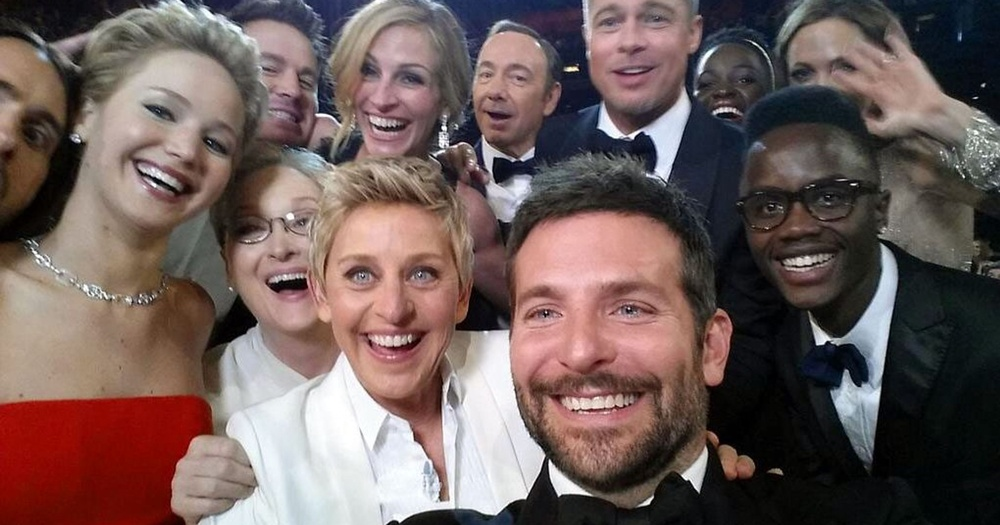
#> input picture X-face/people.jpg, 1000 x 525 px, shrunk from 3200 x 1680 before the run
$ jupyter execute face_detection.ipynb
#> lines starting #> are read from the running program, lines starting #| are printed output that depends on the picture; after the words box and inside, x2 and y2 are one past the last pixel; in counts of white or black regions, pixels touching at a corner belong together
# Testing face detection

using multiple cascade models

[cell 1]
from matplotlib import pyplot as plt
import numpy as np
import cv2

print("opencv-",cv2.__version__)

faceImg = cv2.imread('people.jpg')
#> faceImg is the input picture: shape (525, 1000, 3); mean B, G, R 90.2, 93, 111
plt.imshow(cv2.cvtColor(faceImg, cv2.COLOR_BGR2RGB))
plt.title('people')
plt.show()

[cell 2]
face_cascade = cv2.CascadeClassifier('haarcascades/haarcascade_frontalface_default.xml')
eye_cascade = cv2.CascadeClassifier('haarcascades/haarcascade_eye.xml')

faceGray = cv2.cvtColor(faceImg, cv2.COLOR_BGR2GRAY)
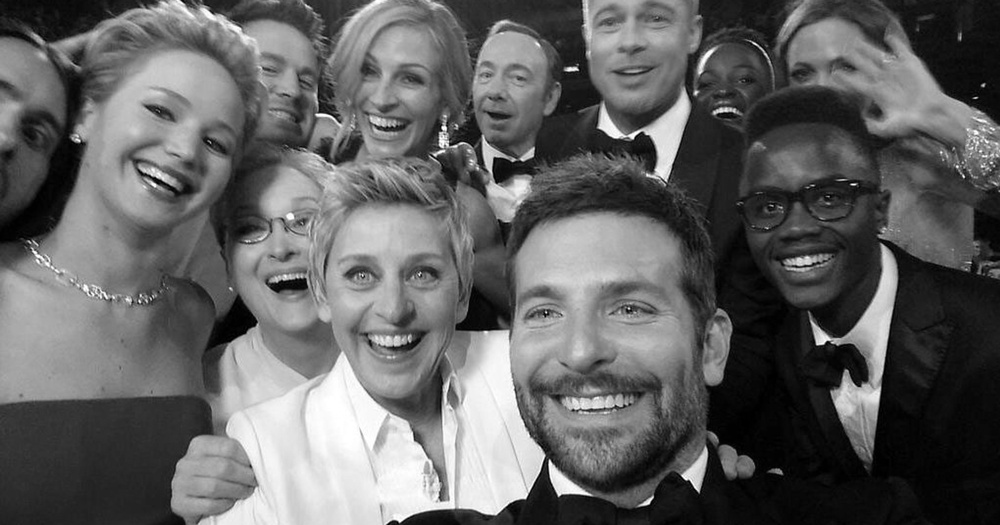
#> faceGray: shape (525, 1000); min 0, max 255, mean 98

faces = face_cascade.detectMultiScale(faceGray)
#> faces = [[185, 437, 51, 51], [456, 37, 94, 94], [338, 29, 119, 119], [211, 163, 149, 149], [312, 212, 160, 160], [64, 52, 147, 147], [719, 133, 169, 169], [472, 210, 248, 248]]
for (x,y,w,h) in faces:
    cv2.rectangle(faceImg,(x,y),(x+w,y+h),(255,0,0),2)
    roi_gray = faceGray[y:y+h, x:x+w]
    roi_color = faceImg[y:y+h, x:x+w]
    eyes = eye_cascade.detectMultiScale(roi_gray)
    for (ex,ey,ew,eh) in eyes:
        cv2.rectangle(roi_color,(ex,ey),(ex+ew,ey+eh),(0,255,0),2)
#> this loop made 8 passes
#> (x, y, w, h, eyes) on passes 2, 4, 5, 6, 8: (456, 37, 94, 94, [[18, 28, 23, 23], [49, 29, 25, 25]]), (211, 163, 149, 149, [[63, 33, 48, 48], [60, 98, 47, 47]]), (312, 212, 160, 160, [[89, 41, 42, 42], [26, 42, 44, 44]]), (64, 52, 147, 147, [[71, 40, 46, 46], [46, 84, 57, 57]]), (472, 210, 248, 248, [[44, 78, 53, 53], [122, 71, 56, 56]])
#> pass 1, `roi_gray = faceGray[y:y+h, x:x+w]`:
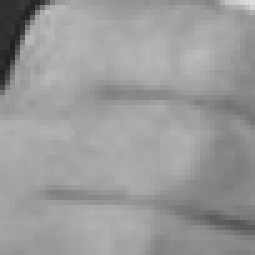
#> roi_gray: shape (51, 51) (shown 5 times larger); min 32, max 222, mean 154.2
#> pass 1, `roi_color = faceImg[y:y+h, x:x+w]`:
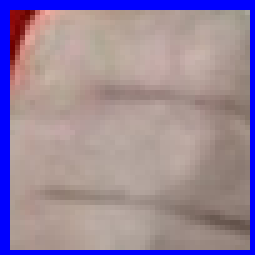
#> roi_color: shape (51, 51, 3) (shown 5 times larger); mean B, G, R 155.8, 133.9, 152.4
#> pass 2, `roi_gray = faceGray[y:y+h, x:x+w]`:
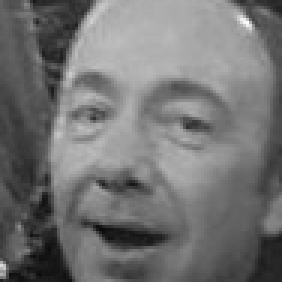
#> roi_gray: shape (94, 94) (shown 3 times larger); min 11, max 251, mean 114.9
#> pass 2, `roi_color = faceImg[y:y+h, x:x+w]`:
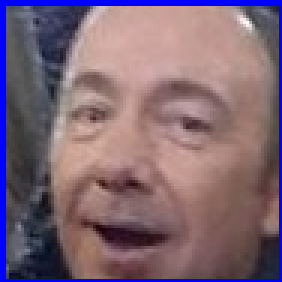
#> roi_color: shape (94, 94, 3) (shown 3 times larger); mean B, G, R 117.4, 102.1, 126
#> after the loop:
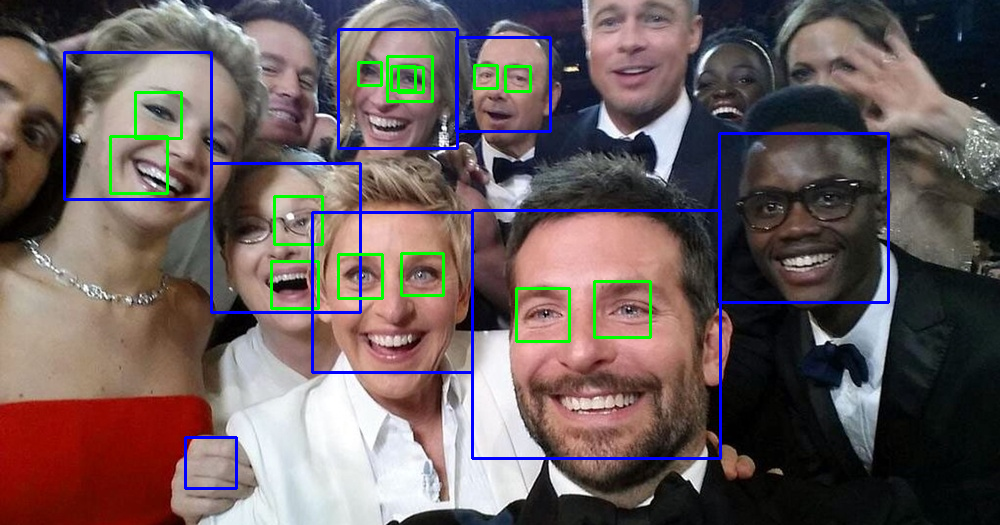
#> faceImg: shape (525, 1000, 3); 3.63% of pixels changed, all inside (x1, y1, x2, y2) = (63, 28, 890, 490)
#> after the loop:
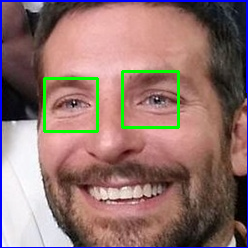
#> roi_color: shape (248, 248, 3); mean B, G, R 111.1, 115.2, 145.2
#> after the loop:
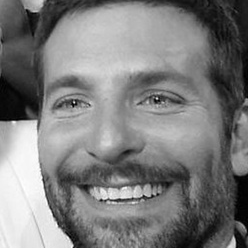
#> roi_gray: shape (248, 248); min 0, max 255, mean 125.4

faceMarked = cv2.cvtColor(faceImg, cv2.COLOR_BGR2RGB)
cv2.imwrite('marked_people.jpg',faceMarked)

plt.imshow(faceMarked)
plt.title('people')
plt.show()
